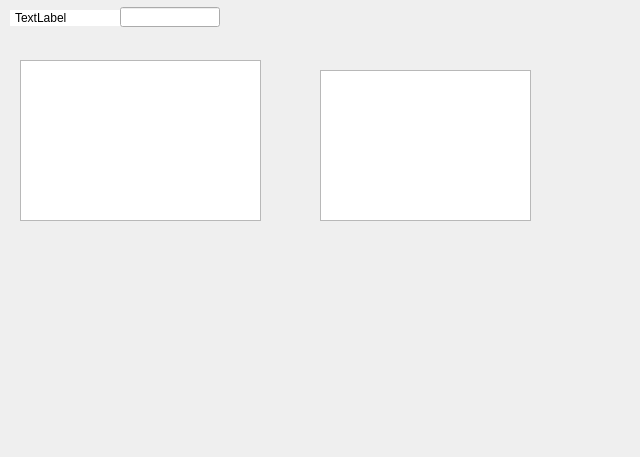
<?xml version="1.0" encoding="UTF-8"?>
<ui version="4.0">
 <class>GlobalPanel</class>
 <widget class="QWidget" name="GlobalPanel">
  <property name="geometry">
   <rect>
    <x>0</x>
    <y>0</y>
    <width>640</width>
    <height>457</height>
   </rect>
  </property>
  <property name="windowTitle">
   <string notr="true">Form</string>
  </property>
  <property name="styleSheet">
   <string notr="true">QLabel{
	background-color: white;
	padding: 2 2 2 2;
}
QLineEdit[bad=&quot;off&quot;]{
	background-color: rgba(233, 233, 233, 220);
}</string>
  </property>
  <widget class="MyLabel" name="gil_Text">
   <property name="geometry">
    <rect>
     <x>10</x>
     <y>10</y>
     <width>111</width>
     <height>16</height>
    </rect>
   </property>
   <property name="text">
    <string notr="true">TextLabel</string>
   </property>
  </widget>
  <widget class="QLineEdit" name="gil">
   <property name="geometry">
    <rect>
     <x>120</x>
     <y>7</y>
     <width>100</width>
     <height>20</height>
    </rect>
   </property>
   <property name="inputMask">
    <string notr="true"/>
   </property>
   <property name="text">
    <string notr="true"/>
   </property>
   <property name="placeholderText">
    <string notr="true"/>
   </property>
  </widget>
  <widget class="QPlainTextEdit" name="t">
   <property name="geometry">
    <rect>
     <x>20</x>
     <y>60</y>
     <width>241</width>
     <height>161</height>
    </rect>
   </property>
  </widget>
  <widget class="QPlainTextEdit" name="tf">
   <property name="geometry">
    <rect>
     <x>320</x>
     <y>70</y>
     <width>211</width>
     <height>151</height>
    </rect>
   </property>
  </widget>
 </widget>
 <customwidgets>
  <customwidget>
   <class>MyLabel</class>
   <extends>QLabel</extends>
   <header>MyLabel.hpp</header>
  </customwidget>
 </customwidgets>
 <resources/>
 <connections/>
</ui>
